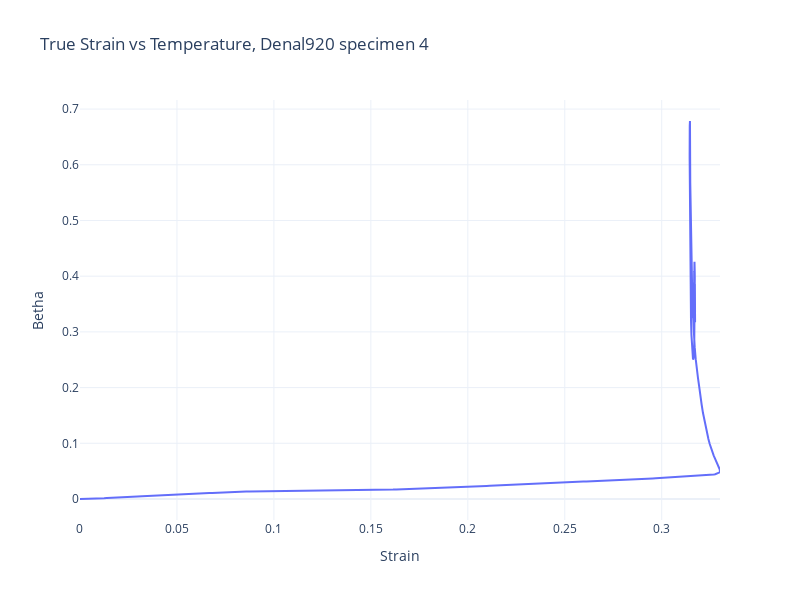

The cell this chart's notebook holds for it:
### Code cell
fig3 = go.Figure()
fig3.update_layout(template = 'plotly_white', width=800, height=600,
                  title = f'True Strain vs Temperature, {material} specimen {specimen}')
fig3.add_trace(go.Scatter(x = mech_data.true_strain, 
                            y = func_sign/mech_data.true_stress, 
                            name = 'Temperature'))

fig3.update_xaxes(title_text="Strain")

fig3.update_yaxes(title_text="Betha")

fig3
fig3.show()

### Figure 1 — Plotly figure (JSON) as saved in the notebook; plotly's stock layout.template omitted (floating-point values rounded to 4 significant figures; data arrays with more than 128 entries replaced by an {"elided": "..."} marker saying what was removed)
{"data": [{"name": "Temperature", "type": "scatter", "x": {"elided": "387 float values"}, "y": {"elided": "387 float values"}}], "layout": {"height": 600, "title": {"text": "True Strain vs Temperature, Denal920 specimen 4"}, "width": 800, "xaxis": {"title": {"text": "Strain"}}, "yaxis": {"title": {"text": "Betha"}}}}
